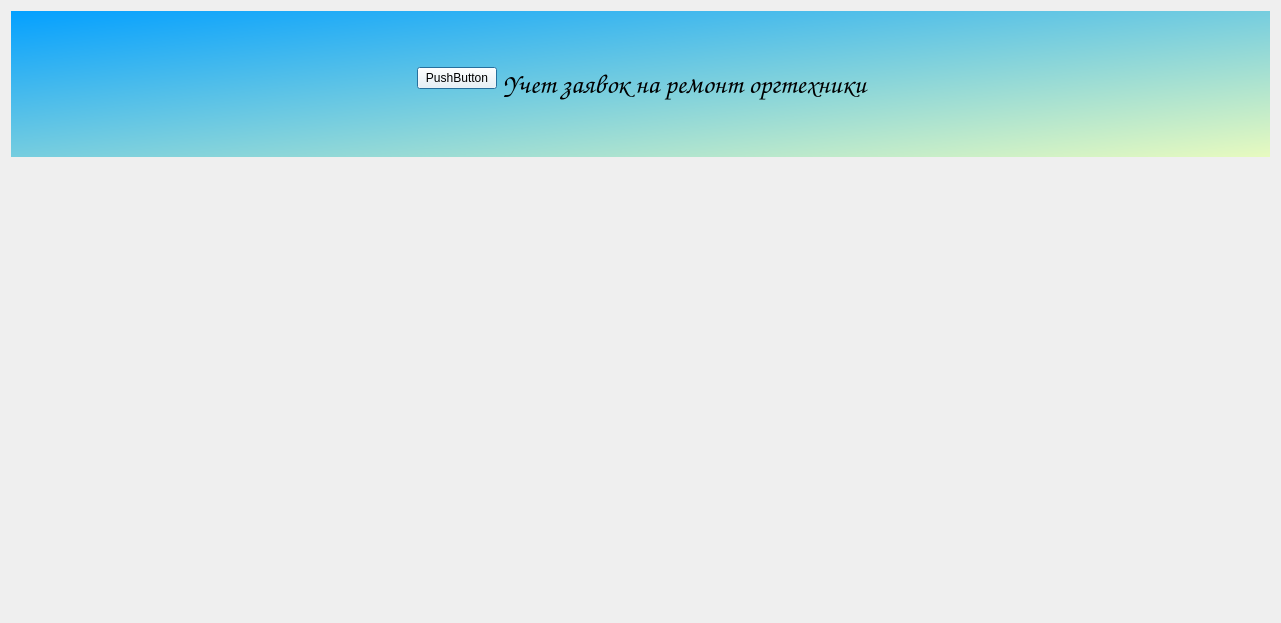
<?xml version="1.0" encoding="UTF-8"?>
<ui version="4.0">
 <class>Dialog</class>
 <widget class="QDialog" name="Dialog">
  <property name="geometry">
   <rect>
    <x>0</x>
    <y>0</y>
    <width>1281</width>
    <height>623</height>
   </rect>
  </property>
  <property name="windowTitle">
   <string>Dialog</string>
  </property>
  <layout class="QVBoxLayout" name="verticalLayout">
   <item>
    <widget class="QWidget" name="widget" native="true">
     <property name="styleSheet">
      <string notr="true">QWidget#widget {
background-color: qlineargradient(spread:pad, x1:0, y1:0, x2:1, y2:1, stop:0 rgba(4, 160, 255, 255), stop:1 rgba(231, 250, 191, 255));
}</string>
     </property>
     <layout class="QVBoxLayout" name="verticalLayout_2">
      <item>
       <layout class="QFormLayout" name="formLayout">
        <property name="fieldGrowthPolicy">
         <enum>QFormLayout::FieldGrowthPolicy::FieldsStayAtSizeHint</enum>
        </property>
        <property name="labelAlignment">
         <set>Qt::AlignmentFlag::AlignCenter</set>
        </property>
        <property name="formAlignment">
         <set>Qt::AlignmentFlag::AlignCenter</set>
        </property>
        <item row="0" column="0">
         <widget class="QPushButton" name="pushButton">
          <property name="styleSheet">
           <string notr="true">background-color: rgb(255, 255, 255);
color: rgb(0, 0, 0);</string>
          </property>
          <property name="text">
           <string>PushButton</string>
          </property>
         </widget>
        </item>
        <item row="0" column="1">
         <widget class="QLabel" name="label">
          <property name="font">
           <font>
            <family>Comic Sans MS</family>
            <pointsize>20</pointsize>
           </font>
          </property>
          <property name="styleSheet">
           <string notr="true">color: rgb(0, 0, 0);</string>
          </property>
          <property name="text">
           <string>Учет заявок на ремонт оргтехники</string>
          </property>
         </widget>
        </item>
       </layout>
      </item>
     </layout>
    </widget>
   </item>
   <item>
    <widget class="QWidget" name="widget_2" native="true"/>
   </item>
   <item>
    <widget class="QWidget" name="widget_3" native="true"/>
   </item>
   <item>
    <widget class="QWidget" name="widget_4" native="true"/>
   </item>
  </layout>
 </widget>
 <resources/>
 <connections/>
</ui>
